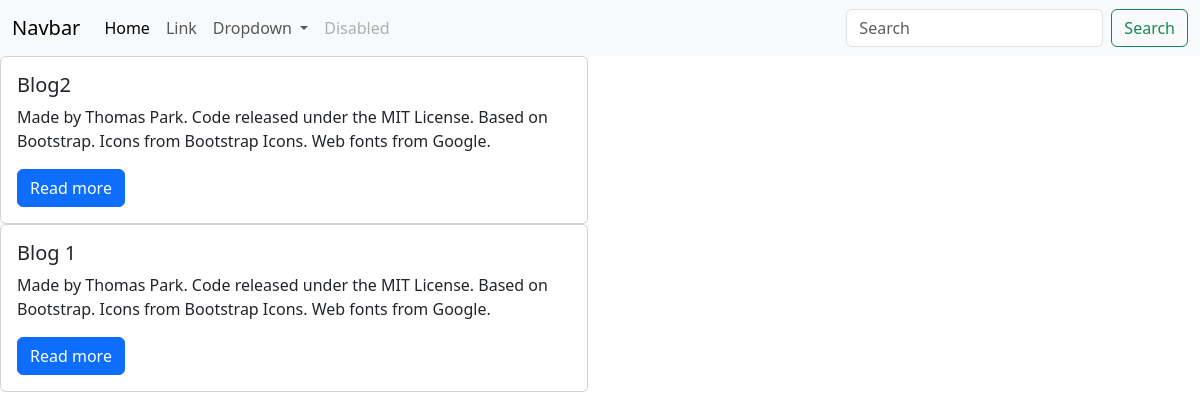
The page / on the database its author committed.
### App/models.py (models this page shows, shortened)
class Post(models.Model):
    title = models.CharField(max_length=200, unique=True)
    slug = models.SlugField(max_length=200, unique=True)
    author = models.ForeignKey(User, on_delete=models.CASCADE, related_name='blog_posts')
    created_on = models.DateTimeField(auto_now_add=True)
    updated_on = models.DateTimeField(auto_now=True)
    content = models.TextField()
    status = models.IntegerField(choices=STATUS, default=0)
    class Meta:
        ordering = ['-created_on']

### App/views.py (the view)
# urls.py: path('', views.PostList.as_view(), name="home"),
class PostList(generic.ListView):
    queryset = Post.objects.filter(status=1).order_by('-created_on')
    template_name = 'index.html'

### App/templates/index.html
{% extends "base.html" %}
{%block content%}
<div class="row">
    <div class="col-sm-6 mb-3 mb-sm-0">
        {%for post in post_list%}
      <div class="card">
        <div class="card-body">
          <h5 class="card-title">{{ post.title }}</h5>
          <p class="card-text">{{ post.content|slice:"200" }}</p>
          <a href="{% url 'post_detail' post.slug %}" class="btn btn-primary">Read more</a>
        </div>
      </div>
        {%endfor%}
    </div>
  </div>
{%endblock%}

### App/templates/base.html (shortened to what this page needs)
<!doctype html>
<html lang="en">
  <head>
    <link href="https://cdn.jsdelivr.net/npm/bootstrap@5.3.2/dist/css/bootstrap.min.css" rel="stylesheet">
  </head>
  <body>
    <nav class="navbar navbar-expand-lg bg-body-tertiary">
        <div class="container-fluid">
          <a class="navbar-brand" href="#">Navbar</a>
          <div class="collapse navbar-collapse" id="navbarSupportedContent">
            <ul class="navbar-nav me-auto mb-2 mb-lg-0">
              <li class="nav-item">
                <a class="nav-link active" aria-current="page" href="#">Home</a>
              </li>
              <li class="nav-item">
                <a class="nav-link" href="#">Link</a>
              </li>
              <li class="nav-item dropdown">
                <a class="nav-link dropdown-toggle" href="#" role="button" data-bs-toggle="dropdown" aria-expanded="false">
                  Dropdown
                </a>
              </li>
              <li class="nav-item">
                <a class="nav-link disabled" aria-disabled="true">Disabled</a>
              </li>
            </ul>
            <form class="d-flex" role="search">
              <input class="form-control me-2" type="search" placeholder="Search" aria-label="Search">
              <button class="btn btn-outline-success" type="submit">Search</button>
            </form>
          </div>
        </div>
      </nav>
       {% block content %}
       {% endblock content %}
  </body>
</html>

### rows shown on the page
Post: title "Blog2", content "Made by Thomas Park. Code released under the MIT License. Based on Bootstrap. Icons from Bootstrap Icons. Web fonts from Google."
Post: title "Blog 1", content "Made by Thomas Park. Code released under the MIT License. Based on Bootstrap. Icons from Bootstrap Icons. Web fonts from Google."
